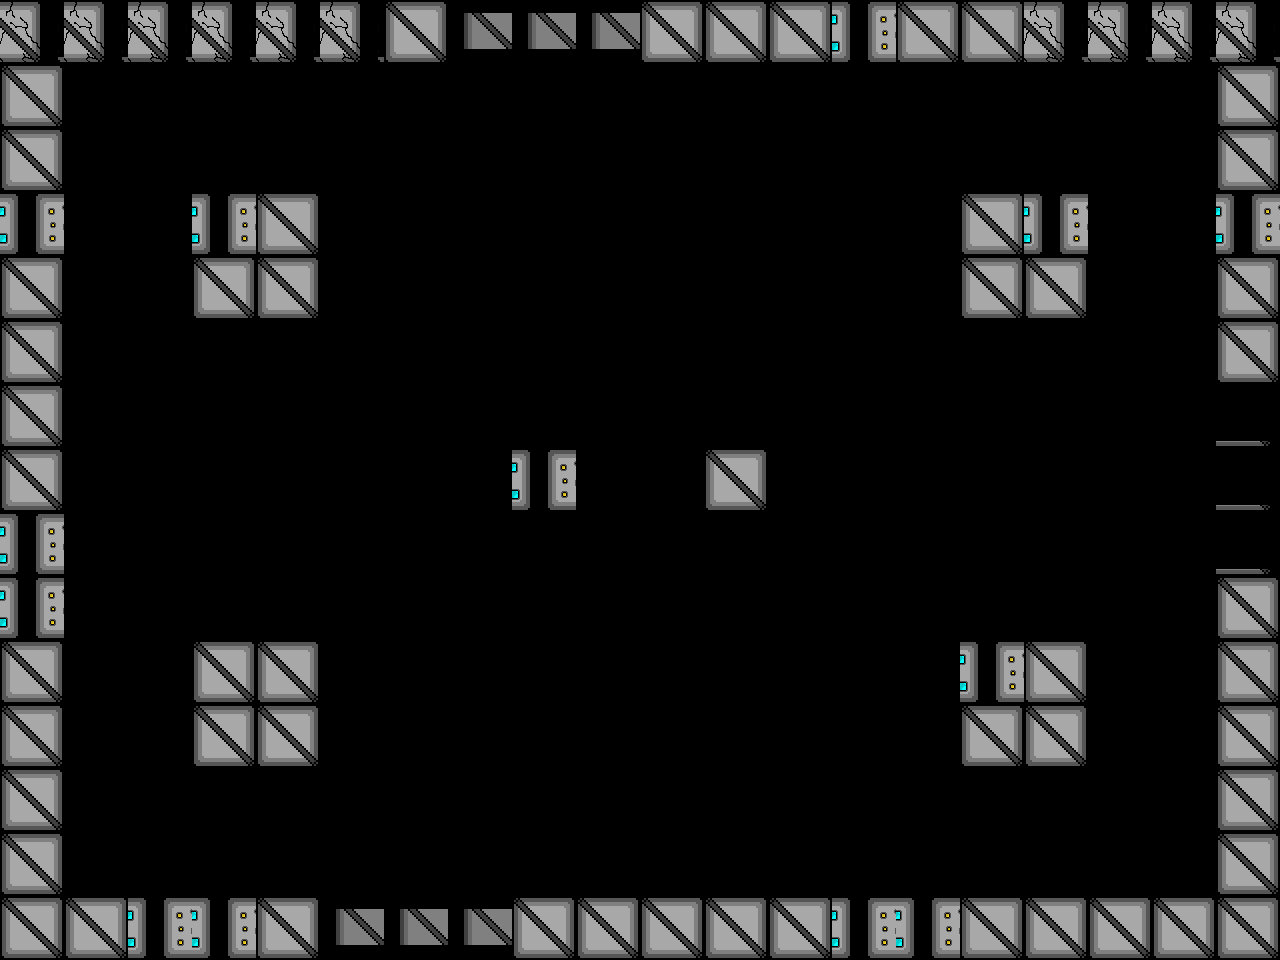

A 2D game scene composited from a Tiled map and its tileset images. What follows is a short description and the map's XML, with each tile layer's data collapsed to a summary:
An orthogonal 20x15 tile map with 64x64 px tiles, 1 tile layer (Tile Layer 2) and 8 objects (4x Newborn, 2x Assassin, ScrollingBackground, Player).

<map version="1.0" tiledversion="1.0.3" orientation="orthogonal" renderorder="right-down" width="20" height="15" tilewidth="64" tileheight="64" nextobjectid="90">
 <properties>
  <property name="assassin" value="assets/assasin_rightLeftSpritesheet_Champion.png" />
  <property name="backgroundEasy" value="assets/backgroundEasy.png" />
  <property name="backgroundHard" value="assets/backgroundHard.png" />
  <property name="backgroundMedium" value="assets/backgroundMedium.png" />
  <property name="boss" value="assets/boss.png" />
  <property name="bossexplosion" value="assets/bossexplosion.png" />
  <property name="damageUp" value="assets/metalBoxCoin.png" />
  <property name="explosion" value="assets/explosion.png" />
  <property name="firingRateUp" value="assets/metalBoxCoin.png" />
  <property name="healthUp" value="assets/metalBoxHeart.png" />
  <property name="largeexplosion" value="assets/largeexplosion.png" />
  <property name="loading" value="assets/loading.png" />
  <property name="moveSpeedUp" value="assets/metalBoxCoin.png" />
  <property name="newborn" value="assets/newborn_spritesheet(h54_w62)Champion.png" />
  <property name="player" value="assets/playerSpriteSheetTemp.png" />
  <property name="reward" value="assets/reward1.png" />
  <property name="smallexplosion" value="assets/smallexplosion.png" />
  <property name="uno" value="assets/uno_Static_Champion.png" />
 </properties>
 <tileset firstgid="1" name="blocks1" tilewidth="64" tileheight="64" tilecount="14" columns="14">
  <image source="blocks1.png" width="900" height="64" />
 </tileset>
 <objectgroup color="#00ff00" name="Object Layer 1">
  <object id="59" name="Background" type="ScrollingBackground" x="0" y="0" width="64" height="64">
   <properties>
    <property name="numFrames" value="1" />
    <property name="textureHeight" value="960" />
    <property name="textureID" value="backgroundHard" />
    <property name="textureWidth" value="1280" />
   </properties>
  </object>
  <object id="55" name="Player1" type="Player" x="618.666" y="446.216" width="34" height="64">
   <properties>
    <property name="numFrames" value="6" />
    <property name="textureHeight" value="60" />
    <property name="textureID" value="player" />
    <property name="textureWidth" value="34" />
   </properties>
  </object>
  <object id="80" name="Newborn1" type="Newborn" x="231" y="99" width="62" height="54">
   <properties>
    <property name="numFrames" value="2" />
    <property name="textureHeight" value="54" />
    <property name="textureID" value="newborn" />
    <property name="textureWidth" value="62" />
   </properties>
  </object>
  <object id="81" name="Newborn1" type="Newborn" x="973" y="805" width="62" height="54">
   <properties>
    <property name="numFrames" value="2" />
    <property name="textureHeight" value="54" />
    <property name="textureID" value="newborn" />
    <property name="textureWidth" value="62" />
   </properties>
  </object>
  <object id="82" name="Newborn1" type="Newborn" x="1119" y="457" width="62" height="54">
   <properties>
    <property name="numFrames" value="2" />
    <property name="textureHeight" value="54" />
    <property name="textureID" value="newborn" />
    <property name="textureWidth" value="62" />
   </properties>
  </object>
  <object id="83" name="Newborn1" type="Newborn" x="81" y="451" width="62" height="54">
   <properties>
    <property name="numFrames" value="2" />
    <property name="textureHeight" value="54" />
    <property name="textureID" value="newborn" />
    <property name="textureWidth" value="62" />
   </properties>
  </object>
  <object id="86" name="Assassin1" type="Assassin" x="846.5" y="206.5" width="99" height="99">
   <properties>
    <property name="numFrames" value="4" />
    <property name="textureHeight" value="100" />
    <property name="textureID" value="assassin" />
    <property name="textureWidth" value="100" />
   </properties>
  </object>
  <object id="87" name="Assassin1" type="Assassin" x="334.5" y="652.5" width="99" height="99">
   <properties>
    <property name="numFrames" value="4" />
    <property name="textureHeight" value="100" />
    <property name="textureID" value="assassin" />
    <property name="textureWidth" value="100" />
   </properties>
  </object>
 </objectgroup>
 <layer name="Tile Layer 2" width="20" height="15">
  <properties>
   <property name="collidable" value="" />
  </properties>
  <data>[300 cells, 84 non-empty, 5 distinct tile ids]</data>
 </layer>
</map>
